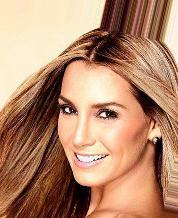
#> input picture A3/A3-W24-images/Q2 part1/000001.jpg, 178 x 218 px, found by its file name; its folder holds only this picture in this run
$ jupyter execute --allow-errors assignment3.ipynb   (text cells are left out)
#> lines starting #> are read from the running program, lines starting #| are printed output that depends on the picture; pictures that were not available may be replaced by others from this repository, and a replacement may not be noted
[cell 1]
import matplotlib.pyplot as plt
from skimage import io
from sklearn import svm, datasets
from sklearn.preprocessing import StandardScaler
from sklearn.ensemble import RandomForestClassifier
import cv2
import numpy as np
import os
import time

path = "/home/emile/git/ecse415/A3/"

[cell 2]
images = []

image_size = (64, 64)

def unpickle(file):
    import pickle
    with open(file, 'rb') as fo:
        dict = pickle.load(fo, encoding='bytes')
    return dict

train_data = []
#> (the rest of this cell did not finish here and is left out)

[cell 3]
for dic in train_data:
    for i in range(0, 10000):
        image = dic[b'data'][i].reshape(3, 32, 32).transpose(1, 2, 0)
        resize = cv2.resize(image, image_size)
        gray = cv2.cvtColor(resize, cv2.COLOR_RGB2GRAY)
        images.append(gray)
        train_labels.append(dic[b'labels'][i])


#> (the rest of this cell did not finish here and is left out)

[cell 4]
clf = svm.SVC()
#> (the rest of this cell did not finish here and is left out)

#> (a cell that did not finish here is left out)

[cell 6]
validation_images = images[0:len(images)//10]
#> (the rest of this cell did not finish here and is left out)

[cell 7]
clf = RandomForestClassifier(n_estimators=10, max_depth=5, criterion='entropy')
#> (the rest of this cell did not finish here and is left out)

#> (a cell that did not finish here is left out)

[cell 9]
depth_rt = []
depth_acc = []
n_estimators_rt = []
n_estimators_acc = []

#> (the rest of this cell did not finish here and is left out)

[cell 10]
plt.figure(figsize=(20, 10))
plt.subplot(221)
#> (the rest of this cell did not finish here and is left out)

[cell 11]
images = []
h = 0
w = 0
for image in os.listdir(path + "A3-W24-images/Q2 part1/"):
    img = cv2.imread(path + "A3-W24-images/Q2 part1/" + image)
#> img is the input picture: shape (218, 178, 3); mean B, G, R 109.7, 137.1, 181
    gray = cv2.cvtColor(img, cv2.COLOR_RGB2GRAY)
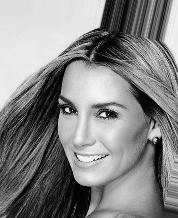
#> gray: shape (218, 178); min 0, max 254, mean 133.9
    if(len(images) == 0):
        h = gray.shape[0]
#> h = 218
        w = gray.shape[1]
#> w = 178
    images.append(gray.flatten())

scaler = StandardScaler()
images = scaler.fit_transform(images)

[cell 12]
D = np.array(images)
#D = np.transpose(images)
print("D: ", D.shape)
#| D:  (1, 38804)
Dt = np.transpose(D)
print("Dt: ", Dt.shape)
#| Dt:  (38804, 1)
Dt_d = np.matmul(D, Dt)
#> Dt_d = [0]
print("Dt_d: ", Dt_d.shape)
#| Dt_d:  (1, 1)

eigenvalues, eigenvectors = np.linalg.eig(Dt_d)
#> eigenvalues = [0]; eigenvectors = [1]
index = eigenvalues.argsort()[::-1]
#> index = [0]
eigenvalues = eigenvalues[index]
eigenvectors = eigenvectors[:, index]

top = eigenvectors[:, 0:5]
#> top = [1]
print("Top: ", top.shape)
#| Top:  (1, 1)

temp = np.matmul(Dt, top)
print("Temp: ", temp.shape)
#| Temp:  (38804, 1)
#> (the rest of this cell did not finish here and is left out)

[cell 13]
img = cv2.imread(path + "A3-W24-images/Q2 part2/Person.png")
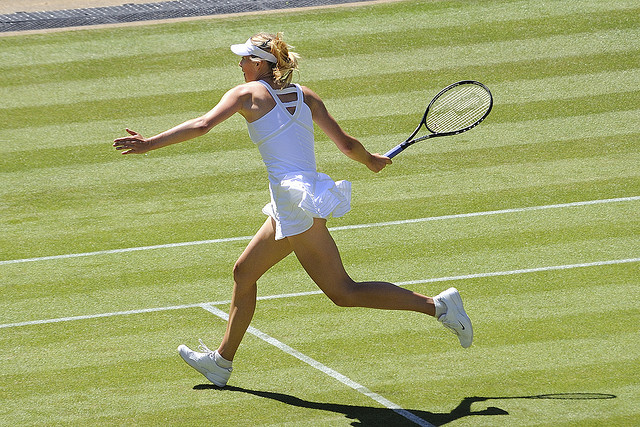
#> input picture A5/part1/Person.jpg, 640 x 427 px, given in place of Person.png, which was not available
#> img is the input picture: shape (427, 640, 3); mean B, G, R 107.1, 166.6, 159
gray = cv2.cvtColor(img, cv2.COLOR_RGB2GRAY)
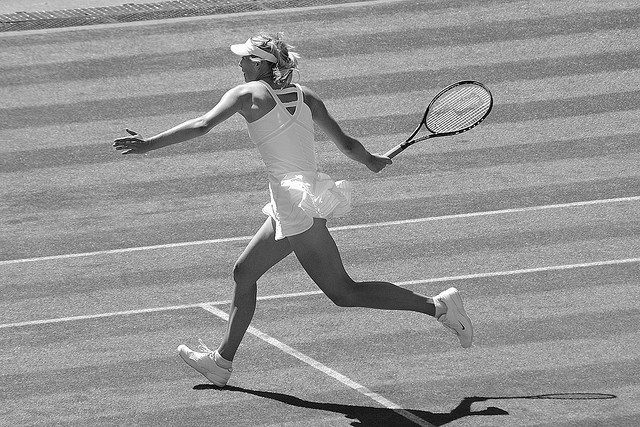
#> gray: shape (427, 640); min 0, max 255, mean 148
detection = []
THRESHOLD = 1000000

windowH = 400
windowW = 400

startTime = time.time()
#> (the rest of this cell did not finish here and is left out)

[cell 14]
face_cascade = cv2.CascadeClassifier(path+'haarcascade_frontalface_default.xml')

img = cv2.imread(path + "A3-W24-images/Q2 part2/Person.png")
gray = cv2.cvtColor(img, cv2.COLOR_RGB2GRAY)

startTime = time.time()
faces = face_cascade.detectMultiScale(gray, 1.3, 5)
#> faces = ()
print("Faces: ", len(faces))
#| Faces:  0
print("Runtime: ", time.time() - startTime)

for (x, y, w, h) in faces:
    gray = cv2.rectangle(gray, (x, y), (x+w, y+h), (255, 0, 0), 2)
#> this loop made 0 passes

plt.imshow(gray, cmap=plt.cm.gray)
plt.show()
